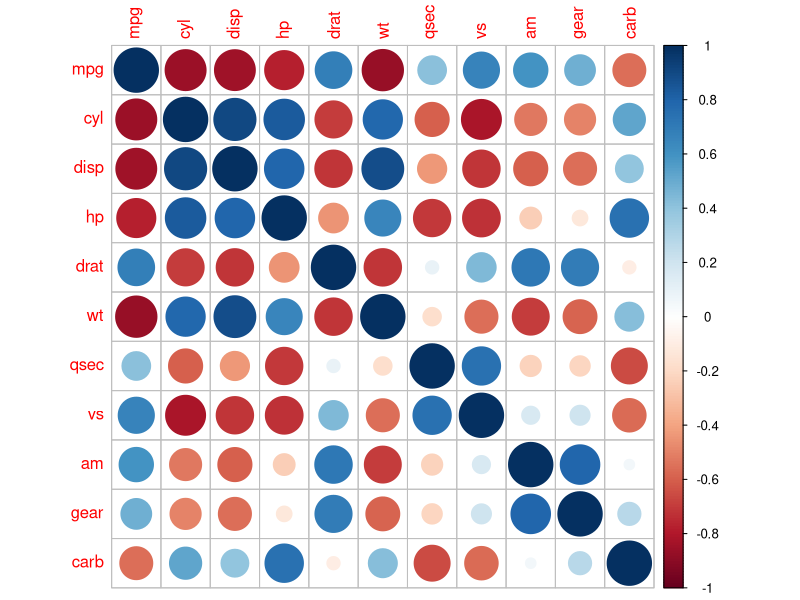
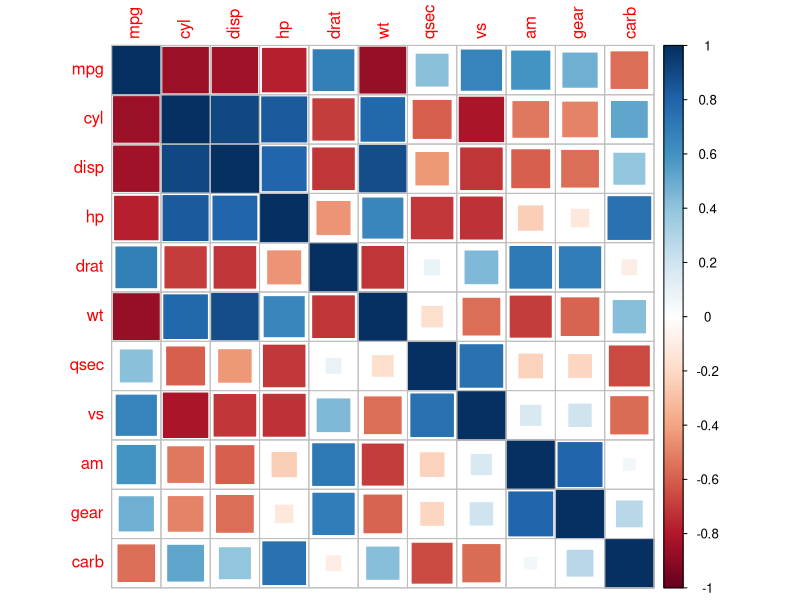
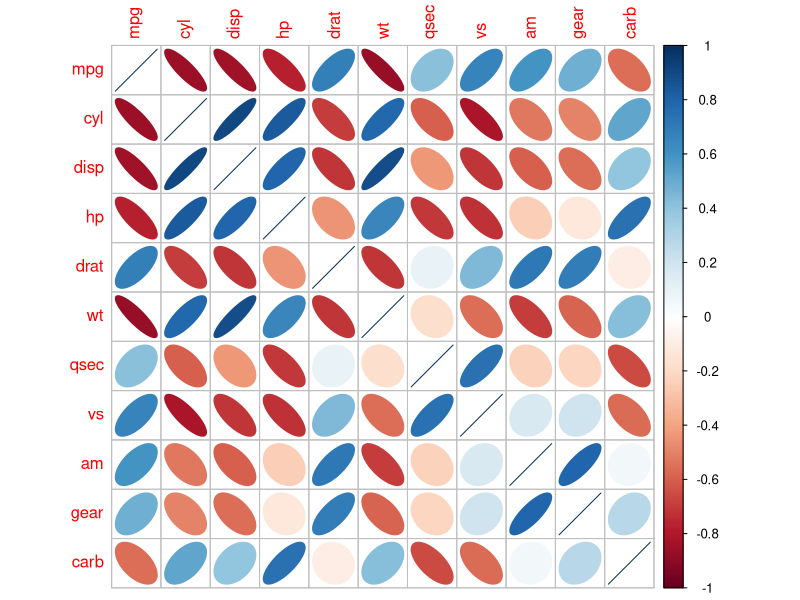
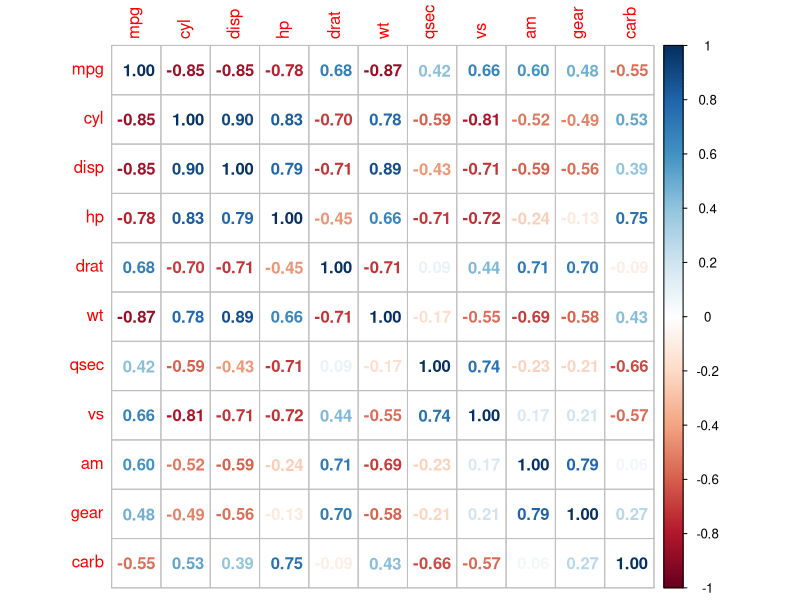
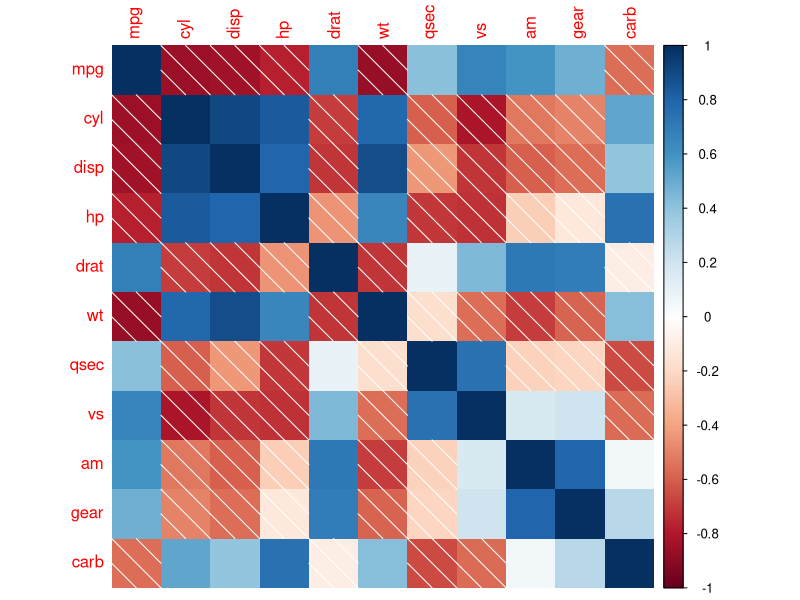
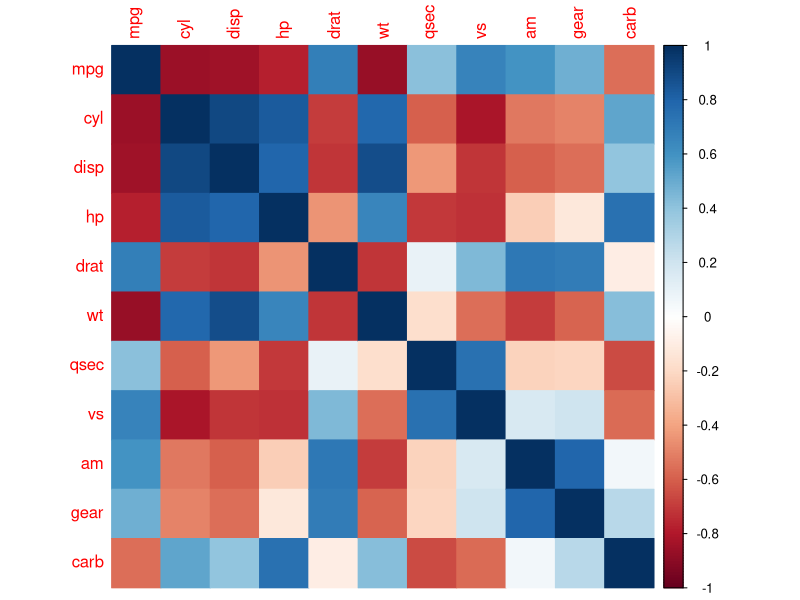
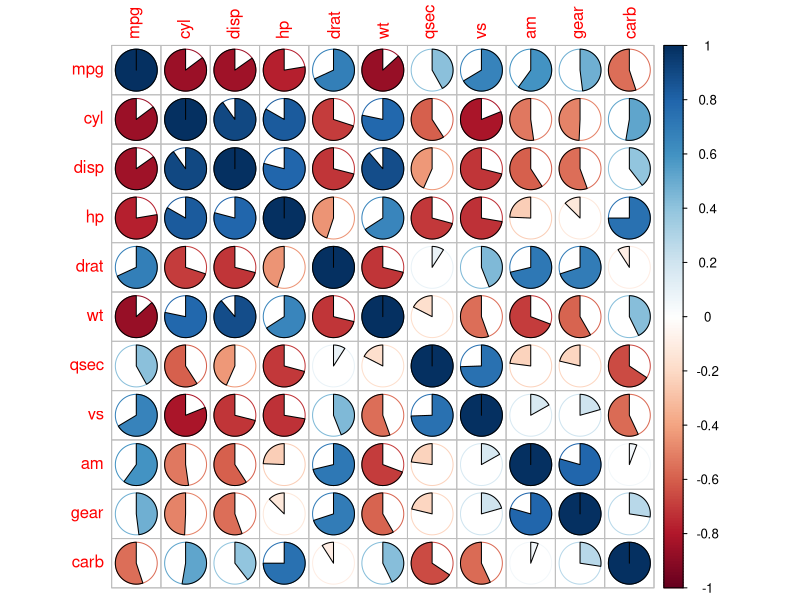
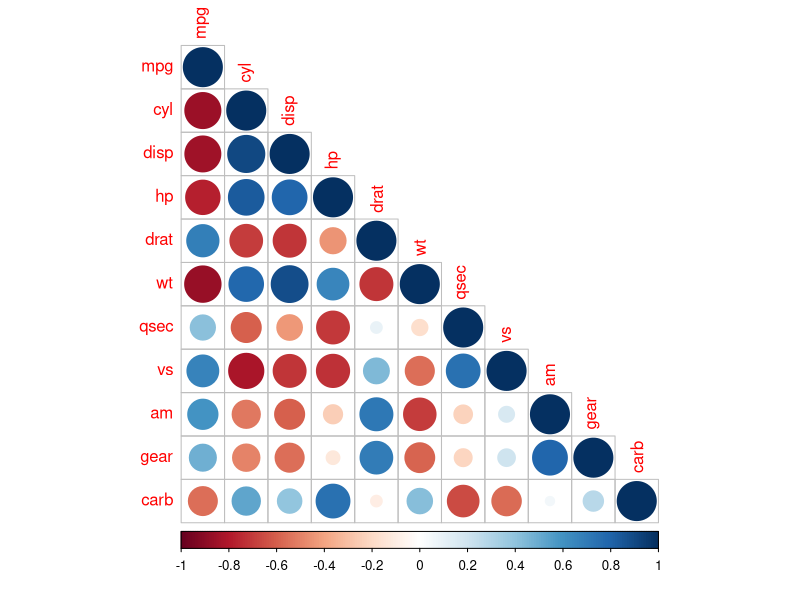

Source code (R) for these figures, in order:
## ---- chunk 1
set.seed(0) # we need reproducible results
knitr::opts_chunk$set(
  out.extra = 'style="display:block; margin: auto"',
  fig.align = "center",
  fig.path = "webimg/",
  fig.width = 6,
  fig.height = 6,
  dev = "png")

get_os = function(){
  sysinf = Sys.info()
  if (!is.null(sysinf)){
    os = sysinf['sysname']
    if (os == 'Darwin')
      os = "osx"
  } else { ## mystery machine
    os = .Platform$OS.type
    if (grepl("^darwin", R.version$os))
      os = "osx"
    if (grepl("linux-gnu", R.version$os))
      os = "linux"
  }
  tolower(os)
}
if(get_os() =='windows' & capabilities('cairo')){
  knitr::opts_chunk$set(dev.args = list(type="cairo"))
}
## ---- chunk 2
library(corrplot)
M = cor(mtcars)
corrplot(M, method = "circle")
corrplot(M, method = "square")
corrplot(M, method = "ellipse")
corrplot(M, method = "number") # Display the correlation coefficient
corrplot(M, method = "shade")
corrplot(M, method = "color")
corrplot(M, method = "pie")
## ---- chunk 3
corrplot(M, type = "lower")
## ---- chunk 4
corrplot.mixed(M)
corrplot.mixed(M, lower.col = "black", number.cex = .7)
corrplot.mixed(M, lower = "square", upper = "circle", tl.col = "black")
## ---- chunk 5
corrplot(M, order = "AOE")
corrplot(M, order = "hclust")
corrplot(M, order = "FPC")
## ---- chunk 6
f=corrplot(M, order = "AOE")
r=rbind(c('gear', 'wt', 'qsec', 'carb'),
        c('wt', 'gear', 'carb', 'qsec'))
corrRect(namesMat=r, corrRes=f)

corrplot(M, order = "hclust", addrect = 3)
## ---- chunk 7
# Change background color to lightblue
corrplot(M, type = "upper", order = "hclust", cl.pos = "n",
         col = c("black", "white"), bg = "lightblue")
## ---- chunk 8
## color example, suitable for matrix in [-N, 0] or [0, N]
col0 = colorRampPalette(c("white", "cyan", "#007FFF", "blue","#00007F"))

## diverging color example, suitable for matrix in [-N, N]
col1 = colorRampPalette(c("#7F0000", "red", "#FF7F00", "yellow", "white",
                           "cyan", "#007FFF", "blue", "#00007F"))
col2 = colorRampPalette(c("#67001F", "#B2182B", "#D6604D", "#F4A582",
                           "#FDDBC7", "#FFFFFF", "#D1E5F0", "#92C5DE",
                           "#4393C3", "#2166AC", "#053061"))
col3 = colorRampPalette(c("red", "white", "blue"))	
col4 = colorRampPalette(c("#7F0000", "red", "#FF7F00", "yellow", "#7FFF7F",
                           "cyan", "#007FFF", "blue", "#00007F"))
whiteblack = c("white", "black")

## using these color spectra
corrplot(M, order = "hclust", addrect = 2, col = col1(100))
corrplot(M, order = "hclust", addrect = 2, col = col2(50))
corrplot(M, order = "hclust", addrect = 2, col = col3(20))
corrplot(M, order = "hclust", addrect = 2, col = col4(10))
corrplot(M, order = "hclust", addrect = 2, col = whiteblack, bg = "gold2")
## ---- chunk 9
corrplot(M, order = "hclust", addrect = 2, col = cm.colors(100))
## ---- chunk 10
library(RColorBrewer)

corrplot(M, type = "upper", order = "hclust",
         col = brewer.pal(n = 8, name = "RdBu"))
## ---- chunk 11
## remove color legend, text legend and principal diagonal glyph
corrplot(M, order = "AOE", cl.pos = "n", tl.pos = "n", diag = FALSE)  

## bottom  color legend, diagonal text legend, rotate text label
corrplot(M, order = "AOE", cl.pos = "b", tl.pos = "d")

## a wider color legend with numbers right aligned
corrplot(M, order = "AOE", cl.ratio = 0.2, cl.align = "r")

## text labels rotated 45 degrees
corrplot(M, type = "lower", order = "hclust", tl.col = "black", tl.srt = 45)
## ---- chunk 12
# when is.corr=TRUE, cl.lim only affect the color legend
# If you change it, the color on matrix is still assigned on [-1, 1]
corrplot(M/2)
corrplot(M/2, cl.lim=c(-0.5,0.5))

# when is.corr=FALSE, cl.lim is also used to assign colors
# if the matrix have both positive and negative values
# the matrix transformation keep every values positive and negative
corrplot(M*2, is.corr = FALSE, cl.lim=c(-2, 2))
## ---- chunk 13
# for showing the usage of cl.lim, run with warning
corrplot(M*2, is.corr = FALSE, cl.lim=c(-2, 2) * 2)

## matrix in [50, 60]
corrplot(abs(M)*10+50, is.corr = FALSE, cl.lim=c(50, 60), col=col0(10))
## ---- chunk 14
ran = matrix(rnorm(70), ncol = 7)
corrplot(ran, is.corr = FALSE, win.asp = .7, method = "circle")
## ---- chunk 15
M2 = M
diag(M2) = NA
corrplot(M2)
corrplot(M2, na.label = "o")
corrplot(M2, na.label = "NA")
## ---- chunk 16
M2 = M[1:5,1:5]
colnames(M2) = c("alpha", "beta", ":alpha+beta", ":alpha[0]", "=alpha[beta]")
rownames(M2) = c("$alpha", "$beta", NA, "$alpha[0]", "$alpha[beta]")
corrplot(M2)
## ---- chunk 17
res1 = cor.mtest(mtcars, conf.level = .95)
res2 = cor.mtest(mtcars, conf.level = .99)

## specialized the insignificant value according to the significant level
corrplot(M, p.mat = res1$p, sig.level = .2)
corrplot(M, p.mat = res1$p, sig.level = .05)
corrplot(M, p.mat = res1$p, sig.level = .01)

## leave blank on no significant coefficient
corrplot(M, p.mat = res1$p, method = "circle", type = "lower", insig='blank',
         addCoef.col ='black', order = "AOE", diag=FALSE)

## add p-values on no significant coefficient
corrplot(M, p.mat = res1$p, insig = "p-value")

## add all p-values
corrplot(M, p.mat = res1$p, insig = "p-value", sig.level = -1)

## add cross on no significant coefficient 
corrplot(M, p.mat = res1$p, order = "hclust", insig = "pch", addrect = 3)
## ---- chunk 18
corrplot(M, low = res1$lowCI, upp = res1$uppCI, order = "hclust",
         tl.pos = 'd', rect.col = "navy", plotC = "rect", cl.pos = "n")
corrplot(M, p.mat = res1$p, low = res1$lowCI, upp = res1$uppCI,
         order = "hclust", pch.col = "red", sig.level = 0.01, tl.pos = 'd',
         addrect = 3, rect.col = "navy", plotC = "rect", cl.pos = "n")
## ---- chunk 19
res1 = cor.mtest(mtcars, conf.level = .95)

corrplot(M, p.mat = res1$p, diag = FALSE, tl.pos = 'd', insig = "label_sig",
         sig.level = c(.001, .01, .05), pch.cex = .9, pch.col = "white")
corrplot(M, p.mat = res1$p, diag = FALSE, tl.pos = 'd',  method = "color",
         insig = "label_sig", pch.col = "white")
corrplot(M, p.mat = res1$p, method = "color", diag = FALSE, type = "upper",
         sig.level = c(.001, .01, .05), pch.cex = .9, 
         insig = "label_sig", pch.col = "white", order = "AOE")
corrplot(M, p.mat = res1$p, diag = FALSE, tl.pos = 'd', insig = "label_sig", 
         pch.col = "white", pch = "p<.05", pch.cex = .5, order = "AOE")
